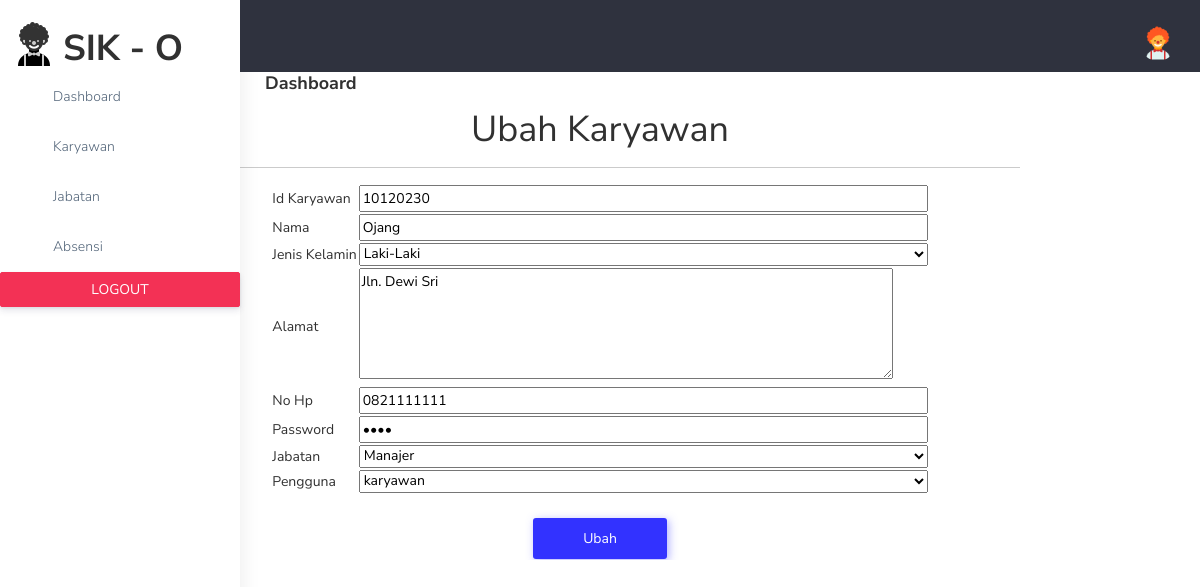
The page /edit_karyawan.php?id_karyawan=10120230 on the database its author committed.
### tables this page shows
CREATE TABLE `karyawan` (
  `id_karyawan` varchar(13) NOT NULL,
  `nama` varchar(50) NOT NULL,
  `jk` enum('Laki-laki','Perempuan') NOT NULL,
  `alamat` text NOT NULL,
  `no_hp` varchar(13) NOT NULL,
  `pass` varchar(100) NOT NULL,
  `kd_jabatan` varchar(10) NOT NULL,
  `id_pengguna` int(3) NOT NULL
);

### edit_karyawan.php (the view, shortened to what this page needs)
<?php
    include_once('functions.php');
?>
<!DOCTYPE html>
<html lang="en">
<head>
    <link href="plugins/bower_components/chartist/dist/chartist.min.css" rel="stylesheet">
    <link rel="stylesheet" href="plugins/bower_components/chartist-plugin-tooltips/dist/chartist-plugin-tooltip.css">
    <link href="css/style.min.css" rel="stylesheet">
</head>
<body>
    <?= tbSb($_SESSION["nama"])?>
    <center>
    <h1>Ubah Karyawan</h1>
    <hr width="70%">
    <?php
        if(isset($_GET["id_karyawan"])) {
            $db = dbConnect();
            $id_karyawan = $db->escape_string($_GET["id_karyawan"]);
            if($data = getDataKaryawan($id_karyawan)) {
    ?>
    <form action="edit_karyawan.php" method="post" name="f" onsubmit="return validasidata()">
        <table border="0">
            <tr>
                <td>Id Karyawan</td>
                <td><input type="text" name="id_karyawan" size="75" value="<?= $data['id_karyawan']?>" readonly></td>
            </tr>
            <tr>
                <td>Nama</td>
                <td><input type="text" name="nama" size="75" value="<?= $data['nama']?>" maxlength="50" ></td>
            </tr>
            <tr>
                <td>Jenis Kelamin</td>
                <td>
                    <select name="jk" id="" style="width: 100%;" >
                    <?php
                        if($data["jk"]=='Laki-laki') {
                            ?>
                            <option value="Laki-laki" selected>Laki-Laki</option>
                            <?php
                        } else if($data["jk"]=='Perempuan'){
                            ?>
                            <option value="Laki-laki">Laki-Laki</option>
                            <option value="Perempuan" selected>Perempuan</option>
                            <?php
                        } else {
                            ?>
                            <option value="Laki-laki">Laki-Laki</option>
                            <option value="Perempuan">Perempuan</option>
                            <?php
                        }
                    ?>
                    </select>
                </td>
            </tr>
            <tr>
                <td>Alamat</td>
                <td><textarea name="alamat" cols="70" rows="5"><?= $data['alamat']?></textarea></td>
            </tr>
            <tr>
                <td>No Hp</td>
                <td><input type="text" name="no_hp" size="75" value="<?= $data['no_hp']?>"></td>
            </tr>
            <tr>
                <td>Password</td>
                <td><input type="password" name="pass" size="75" value="<?= $data['pass']?>"></td>
            </tr>
            <tr>
                <td>Jabatan</td>
                <td><select name="kd_jabatan" style="width:100%" id="">
                    <?php
                        $data_jabatan=getListJabatan();
                        foreach($data_jabatan as $barisData) {
                            if($barisData["kd_jabatan"]==$data["kd_jabatan"]) {
                                ?>
                                <option value="<?= $barisData['kd_jabatan']?>" selected><?= $barisData['nama_jabatan']?></option>
                                <?php
                            } else {
                                ?>
                                <option value="<?= $barisData['kd_jabatan']?>"><?= $barisData['nama_jabatan']?></option>
                                <?php
                            }
                        }
                    ?>
                    </select>
                </td>
            </tr>
            <tr>
                <td>Pengguna</td>
                <td><select name="id_pengguna" style="width:100%" id="">
                    <?php
                    $data_karyawan = getListPengguna();
                        foreach($data_karyawan as $barisData) {
                            if($barisData["id_pengguna"]==$data["id_pengguna"]) {
                                ?>
                                <option value="<?= $barisData['id_pengguna']?>" selected><?= $barisData['nama_pengguna']?></option>
                                <?php
                            } else {
                                ?>
                                <option value="<?= $barisData['id_pengguna']?>"><?= $barisData['nama_pengguna']?></option>
                                <?php
                            }
                        }
                    ?>
                    </select></td>
            </tr>
            <tr>
                <td>
                </td>
            </tr>
            <tr>
                <td colspan="3" align="center">
                    <button type="submit" name="submit" value="Ubah" style="background-color:rgba(50,50,255,1);color:white; padding:10px 50px;box-shadow:2px 2px 8px rgba(100,100,255,0.5);
                    border:0px;border-radius:3px">Ubah</button>
                </td>
            </tr>
    </table>
    </form>
    <?php
            } else {
                echo messeji("","Karyawan dengan Id : $id_karyawan Tidak Ditemukan!","error","");
            }
        } else {
            echo messeji("","Id Karyawan tidak ada, jangan mengotak atik web search bar","error","");
        }
                ?>
    </center>
</body>
</html>

### rows shown on the page
karyawan: id_karyawan "10120230", nama "Ojang", jk "Laki-Laki", alamat "Jln. Dewi Sri", no_hp "0821111111"

### other values the page prints
form field kd_jabatan "Manajer"
form field id_pengguna "karyawan"
